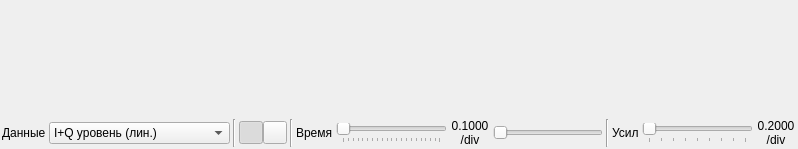
<?xml version="1.0" encoding="UTF-8"?>
<ui version="4.0">
 <class>ScopeWindow</class>
 <widget class="QWidget" name="ScopeWindow">
  <property name="geometry">
   <rect>
    <x>0</x>
    <y>0</y>
    <width>798</width>
    <height>149</height>
   </rect>
  </property>
  <property name="font">
   <font>
    <family>Liberation Sans</family>
    <pointsize>9</pointsize>
   </font>
  </property>
  <property name="windowTitle">
   <string>Осциллограф</string>
  </property>
  <layout class="QVBoxLayout" name="verticalLayout">
   <property name="spacing">
    <number>3</number>
   </property>
   <property name="leftMargin">
    <number>0</number>
   </property>
   <property name="topMargin">
    <number>0</number>
   </property>
   <property name="rightMargin">
    <number>0</number>
   </property>
   <property name="bottomMargin">
    <number>0</number>
   </property>
   <item>
    <widget class="GLScope" name="scope" native="true">
     <property name="sizePolicy">
      <sizepolicy hsizetype="Expanding" vsizetype="Expanding">
       <horstretch>0</horstretch>
       <verstretch>0</verstretch>
      </sizepolicy>
     </property>
     <property name="minimumSize">
      <size>
       <width>32</width>
       <height>32</height>
      </size>
     </property>
    </widget>
   </item>
   <item>
    <layout class="QHBoxLayout" name="horizontalLayout">
     <property name="spacing">
      <number>3</number>
     </property>
     <property name="leftMargin">
      <number>2</number>
     </property>
     <property name="topMargin">
      <number>2</number>
     </property>
     <property name="rightMargin">
      <number>2</number>
     </property>
     <property name="bottomMargin">
      <number>2</number>
     </property>
     <item>
      <widget class="QLabel" name="label">
       <property name="text">
        <string>Данные</string>
       </property>
      </widget>
     </item>
     <item>
      <widget class="QComboBox" name="displayMode">
       <property name="sizePolicy">
        <sizepolicy hsizetype="Minimum" vsizetype="Fixed">
         <horstretch>0</horstretch>
         <verstretch>0</verstretch>
        </sizepolicy>
       </property>
       <property name="sizeAdjustPolicy">
        <enum>QComboBox::AdjustToContentsOnFirstShow</enum>
       </property>
       <item>
        <property name="text">
         <string>I+Q уровень (лин.)</string>
        </property>
       </item>
       <item>
        <property name="text">
         <string>Амплитуда (лин.) + Фаза</string>
        </property>
       </item>
       <item>
        <property name="text">
         <string>Амплитуда (dB) + Фаза</string>
        </property>
       </item>
       <item>
        <property name="text">
         <string>Производная 1+2 порядка</string>
        </property>
       </item>
       <item>
        <property name="text">
         <string>Циклостац.</string>
        </property>
       </item>
      </widget>
     </item>
     <item>
      <widget class="Line" name="line">
       <property name="orientation">
        <enum>Qt::Vertical</enum>
       </property>
      </widget>
     </item>
     <item>
      <layout class="QHBoxLayout" name="horizontalLayout_2">
       <property name="spacing">
        <number>0</number>
       </property>
       <item>
        <widget class="QToolButton" name="horizView">
         <property name="toolTip">
          <string>Горизонт. расположение</string>
         </property>
         <property name="text">
          <string/>
         </property>
         <property name="icon">
          <iconset resource="../resources/res.qrc">
           <normaloff>:/horizontal.png</normaloff>:/horizontal.png</iconset>
         </property>
         <property name="iconSize">
          <size>
           <width>16</width>
           <height>16</height>
          </size>
         </property>
         <property name="checkable">
          <bool>true</bool>
         </property>
         <property name="checked">
          <bool>true</bool>
         </property>
        </widget>
       </item>
       <item>
        <widget class="QToolButton" name="vertView">
         <property name="toolTip">
          <string>Вертикальное расположение</string>
         </property>
         <property name="text">
          <string/>
         </property>
         <property name="icon">
          <iconset resource="../resources/res.qrc">
           <normaloff>:/vertical.png</normaloff>:/vertical.png</iconset>
         </property>
         <property name="iconSize">
          <size>
           <width>16</width>
           <height>16</height>
          </size>
         </property>
         <property name="checkable">
          <bool>true</bool>
         </property>
        </widget>
       </item>
      </layout>
     </item>
     <item>
      <widget class="Line" name="line_3">
       <property name="orientation">
        <enum>Qt::Vertical</enum>
       </property>
      </widget>
     </item>
     <item>
      <widget class="QLabel" name="label_2">
       <property name="text">
        <string>Время</string>
       </property>
      </widget>
     </item>
     <item>
      <widget class="QSlider" name="time">
       <property name="sizePolicy">
        <sizepolicy hsizetype="MinimumExpanding" vsizetype="Fixed">
         <horstretch>0</horstretch>
         <verstretch>0</verstretch>
        </sizepolicy>
       </property>
       <property name="minimum">
        <number>1</number>
       </property>
       <property name="maximum">
        <number>100</number>
       </property>
       <property name="pageStep">
        <number>5</number>
       </property>
       <property name="orientation">
        <enum>Qt::Horizontal</enum>
       </property>
       <property name="tickPosition">
        <enum>QSlider::TicksBelow</enum>
       </property>
       <property name="tickInterval">
        <number>5</number>
       </property>
      </widget>
     </item>
     <item>
      <widget class="QLabel" name="timeText">
       <property name="minimumSize">
        <size>
         <width>40</width>
         <height>0</height>
        </size>
       </property>
       <property name="text">
        <string>0.1000
/div</string>
       </property>
       <property name="alignment">
        <set>Qt::AlignCenter</set>
       </property>
      </widget>
     </item>
     <item>
      <widget class="QSlider" name="timeOfs">
       <property name="sizePolicy">
        <sizepolicy hsizetype="MinimumExpanding" vsizetype="Fixed">
         <horstretch>0</horstretch>
         <verstretch>0</verstretch>
        </sizepolicy>
       </property>
       <property name="minimum">
        <number>0</number>
       </property>
       <property name="maximum">
        <number>1000</number>
       </property>
       <property name="pageStep">
        <number>10</number>
       </property>
       <property name="orientation">
        <enum>Qt::Horizontal</enum>
       </property>
       <property name="tickPosition">
        <enum>QSlider::NoTicks</enum>
       </property>
       <property name="tickInterval">
        <number>50</number>
       </property>
      </widget>
     </item>
     <item>
      <widget class="Line" name="line_2">
       <property name="orientation">
        <enum>Qt::Vertical</enum>
       </property>
      </widget>
     </item>
     <item>
      <widget class="QLabel" name="label_4">
       <property name="text">
        <string>Усил</string>
       </property>
      </widget>
     </item>
     <item>
      <widget class="QSlider" name="amp">
       <property name="sizePolicy">
        <sizepolicy hsizetype="MinimumExpanding" vsizetype="Fixed">
         <horstretch>0</horstretch>
         <verstretch>0</verstretch>
        </sizepolicy>
       </property>
       <property name="minimum">
        <number>0</number>
       </property>
       <property name="maximum">
        <number>8</number>
       </property>
       <property name="pageStep">
        <number>1</number>
       </property>
       <property name="value">
        <number>0</number>
       </property>
       <property name="orientation">
        <enum>Qt::Horizontal</enum>
       </property>
       <property name="tickPosition">
        <enum>QSlider::TicksBelow</enum>
       </property>
       <property name="tickInterval">
        <number>1</number>
       </property>
      </widget>
     </item>
     <item>
      <widget class="QLabel" name="ampText">
       <property name="minimumSize">
        <size>
         <width>40</width>
         <height>0</height>
        </size>
       </property>
       <property name="text">
        <string>0.2000
/div</string>
       </property>
       <property name="alignment">
        <set>Qt::AlignCenter</set>
       </property>
      </widget>
     </item>
    </layout>
   </item>
  </layout>
 </widget>
 <customwidgets>
  <customwidget>
   <class>GLScope</class>
   <extends>QWidget</extends>
   <header>gui/glscope.h</header>
   <container>1</container>
  </customwidget>
 </customwidgets>
 <resources>
  <include location="../resources/res.qrc"/>
 </resources>
 <connections/>
</ui>
